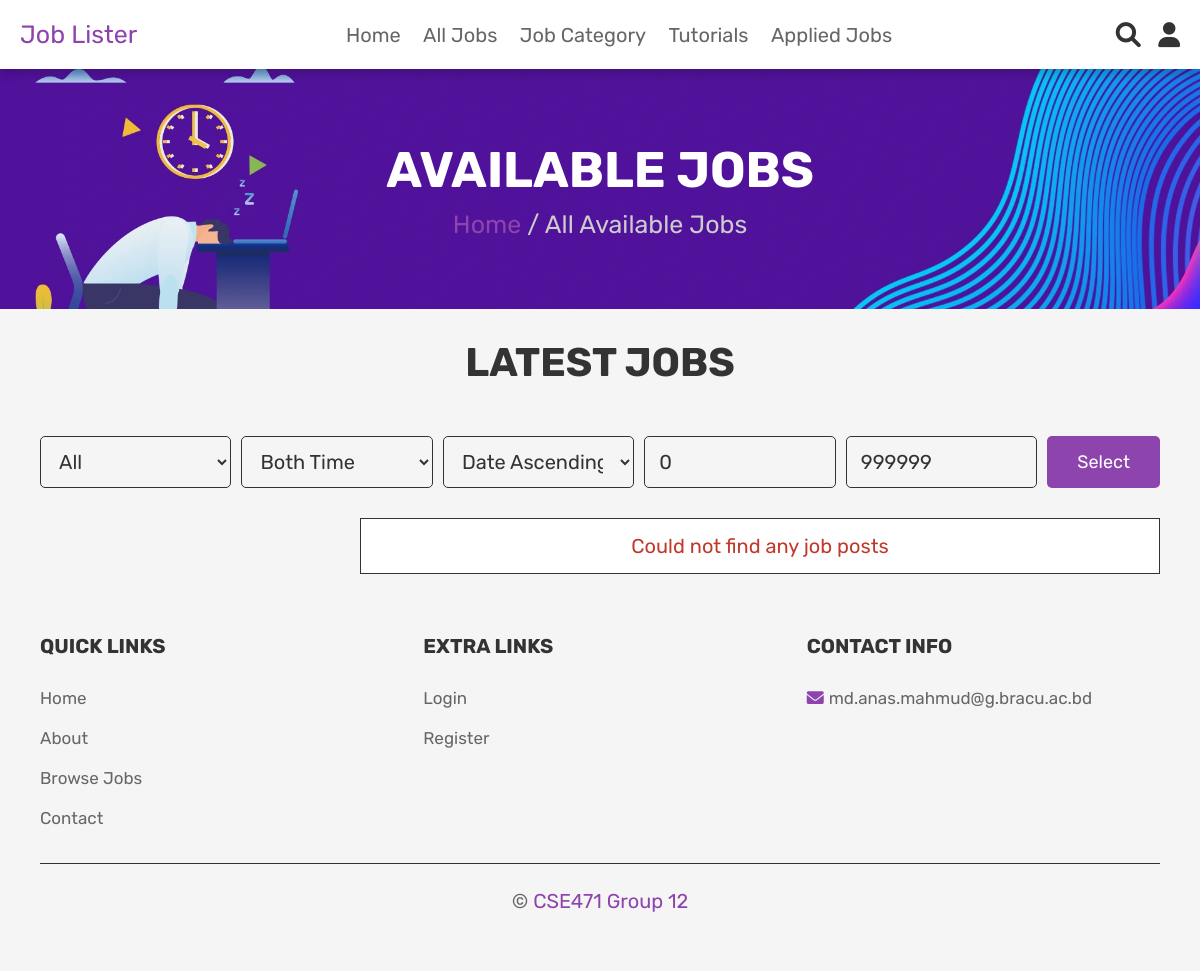
Before: /all_jobs.php (signed in) with the older database file.
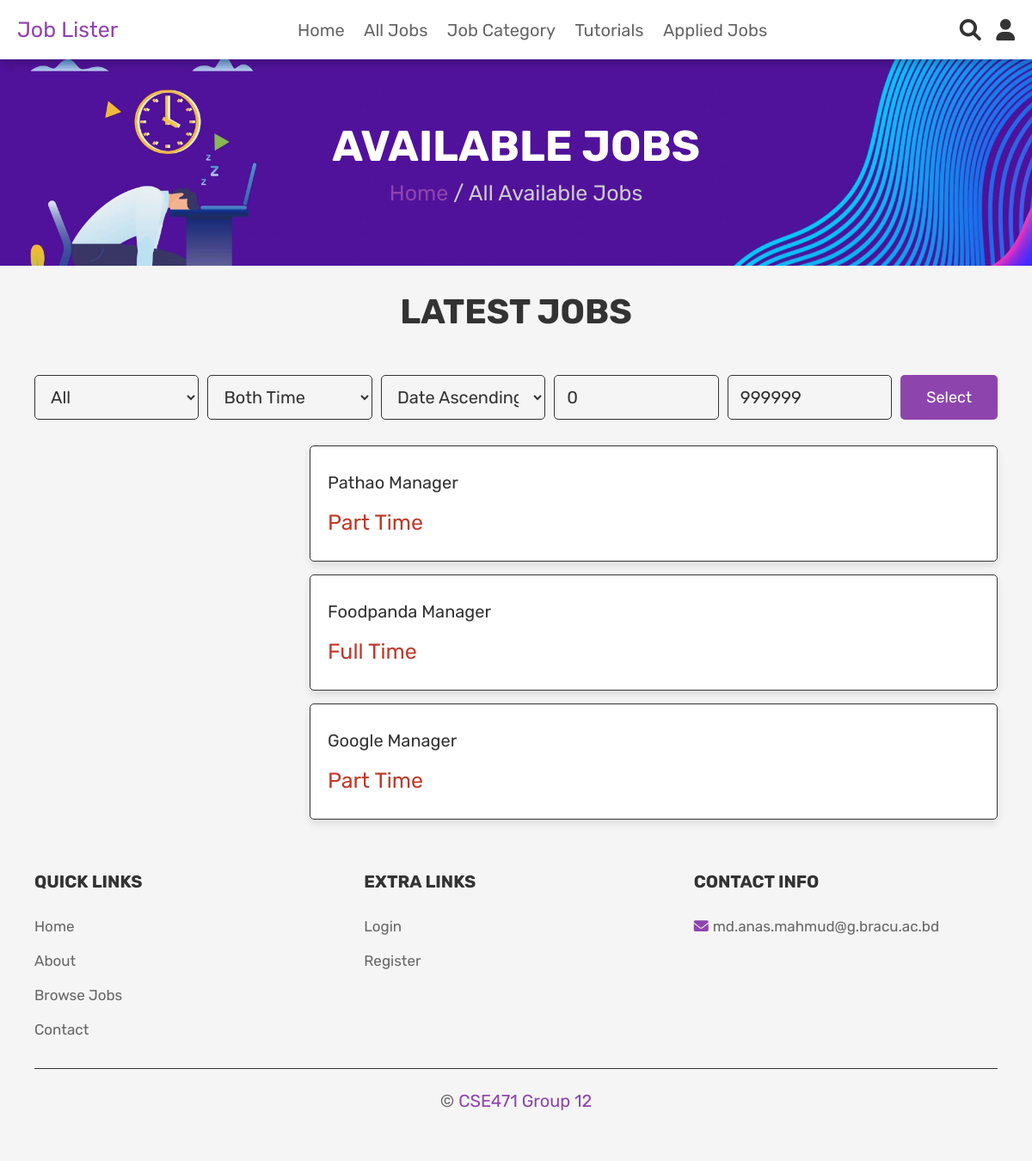
After: the same page with the newer database file.
### tables this page shows
CREATE TABLE `jobs_posted` (
  `job_id` int(100) NOT NULL,
  `job_title` varchar(100) NOT NULL,
  `job_company_id` int(100) NOT NULL,
  `job_details` text NOT NULL,
  `job_type` varchar(100) NOT NULL,
  `job_category` varchar(100) NOT NULL,
  `job_salary` int(100) NOT NULL,
  `job_creation_date` date NOT NULL,
  `job_expiration_date` date NOT NULL,
  `job_post_status` varchar(100) NOT NULL
);

### all_jobs.php (the view, shortened to what this page needs)
<?php
include 'config.php';
?>
<!DOCTYPE html>
<html lang="en">
<head>
   <link rel="stylesheet" href="https://cdnjs.cloudflare.com/ajax/libs/font-awesome/6.0.0/css/all.min.css">
   <link rel="stylesheet" href="css/admin_style.css">
   <link rel="stylesheet" href="css/style.css">
</head>
<body>
<?php include 'header.php'; ?>
<div class="heading">
   <h3 style="color: white;">Available Jobs</h3>
   <p style="color: #ccc;"> <a href="home.php">Home</a> / All Available Jobs </p>
</div>
<section class="products">
   <h1 class="title">Latest Jobs</h1>
   <section class="search-form">
      <form action="" method="post">
            <select name="category_buttons" class="box">
               <option value="All">All</option>
            </select>
            <select name="job_type_select" class="box">
               <option value="Both Time">Both Time</option>
            </select>
            <select name="job_sort" class="box">
               <option value="Date Ascending">Date Ascending</option>
            </select>
            <input type="text" name="min_job_salary" placeholder="Min Salary" value=0 class="box">
            <input type="text" name="max_job_salary" placeholder="Max Salary" value=999999 class="box">
               <input type="submit" value="Select" name="job_sort_button" class="btn">
         </form>
   </section>
<section class="show-products">
   <div class="box-container">
      <?php
         $job_category = $_SESSION['job_category'];
         $job_sort = $_SESSION['job_sort'];
         if (isset($_SESSION['value'])) {
            $select_job = mysqli_query($conn, "SELECT * FROM `jobs_posted` WHERE job_category='$job_header_category' AND job_post_status='Approved'") or die('query failed');
            echo "<script>console.log('" . $_SESSION['value'] . "');</script>";
         }
         else if(($job_category == 'All') and ($job_sort == 'Date Ascending') and (!isset($_POST['job_sort_button']))){
            $select_job = mysqli_query($conn, "SELECT * FROM `jobs_posted` WHERE job_post_status='Approved'") or die('query failed');
         }
         if(mysqli_num_rows($select_job) > 0){
            while($fetch_products = mysqli_fetch_assoc($select_job)){
            ?>
         <form action="" method="post" class="box">
            <div class="name"><?php echo $fetch_products['job_title']; ?></div>
            <div class="price"><?php echo $fetch_products['job_type']; ?></div>
         </form>
            <?php
               }
         }else{
            echo '<p class="empty">Could not find any job posts</p>';
         }
      ?>
   </div>
</section>
<?php include 'footer.php'; ?>
</body>
</html>

### header.php (shortened to what this page needs)
<header class="header">
   <div class="header-2">
      <div class="flex">
         <a href="home.php" class="logo">Job Lister</a>
         <nav class="navbar">
            <a href="home.php">Home</a>
            <a href="all_jobs.php">All Jobs</a>
            <div class="dropdown">
              <a href="#" class="dropbtn">Job Category</a>
            </div>
            <a href="tutorials.php">Tutorials</a>
            <a href="applied_jobs.php">Applied Jobs</a>
         </nav>
         <div class="icons">
            <a href="search_jobs.php" class="fas fa-search"></a>
            <div id="user-btn" class="fas fa-user"></div>
         </div>
      </div>
   </div>
</header>

### footer.php
<section class="footer">
   <div class="box-container">
      <div class="box">
         <h3>quick links</h3>
         <a href="home.php">Home</a>
         <a href="about.php">About</a>
         <a href="shop.php">Browse Jobs</a>
         <a href="contact.php">Contact</a>
      </div>
      <div class="box">
         <h3>extra links</h3>
         <a href="login.php">Login</a>
         <a href="register.php">Register</a>
      </div>
      <div class="box">
         <h3>contact info</h3>
         <p> <i class="fa-solid fa-envelope"></i></i>md.anas.mahmud@g.bracu.ac.bd</p>
      </div>
   </div>
   <p class="credit"> &copy; <span>CSE471 Group 12</span> </p>
</section>

### css/admin_style.css (style rules this page uses)
:root { --purple:#8e44ad; --red:#c0392b; --orange:#f39c12; --black:#333; --white:#fff; --light-color:#666; --light-white:#ccc; --light-bg:#f5f5f5; --border:.1rem solid var(--black); --box-shadow:0 .5rem 1rem rgba(0,0,0,.1); }
* { font-family: 'Rubik', sans-serif; margin:0; padding:0; box-sizing: border-box; outline: none; border:none; text-decoration: none; transition:all .2s linear; }
html { font-size: 62.5%; overflow-x: hidden; }
body { background-color: var(--light-bg); }
section { padding:3rem 2rem; }
.title { text-align: center; margin-bottom: 2rem; text-transform: uppercase; color:var(--black); font-size: 4rem; }
.btn, .option-btn, .delete-btn, .white-btn { display: inline-block; margin-top: 1rem; padding:1rem 3rem; cursor: pointer; color:var(--white); font-size: 1.8rem; border-radius: .5rem; text-transform: capitalize; }
.white-btn, .btn { background-color: var(--purple); }
.header { position: sticky; top:0; left:0; right:0; z-index: 1000; background-color: var(--white); box-shadow: var(--box-shadow); }
.header .flex { display: flex; align-items: center; padding:2rem; justify-content: space-between; position: relative; max-width: 1200px; margin:0 auto; }
.header .flex .logo { font-size: 2.5rem; color:var(--black); }
.header .flex .navbar a { margin:0 1rem; font-size: 2rem; color:var(--black); }
.header .flex .icons div { margin-left: 1.5rem; font-size: 2.5rem; cursor: pointer; color:var(--black); }
.show-products .box-container { display: grid; grid-template-columns: repeat(auto-fit, 80rem); justify-content: right; gap:1.5rem; max-width: 1200px; margin:0 auto; align-items: flex-start; }
.show-products { padding-top: 0; }
.show-products .box-container .box { text-align: left; padding:2rem; border-radius: .5rem; border:var(--border); box-shadow: var(--box-shadow); background-color: var(--white); }
.show-products .box-container .box .name { padding:1rem 0; font-size: 2rem; color:var(--black); }
.show-products .box-container .box .price { padding:1rem 0; font-size: 2.5rem; color:var(--red); }
.empty { padding:1.5rem; text-align: center; border:var(--border); background-color: var(--white); color:var(--red); font-size: 2rem; }

### header.php (style rules this page uses)
.dropdown { position: relative; display: inline-block; text-align: center; }

Changed rows visible on the page:
added jobs_posted: job_title "Pathao Manager", job_type "Part Time"
added jobs_posted: job_title "Foodpanda Manager", job_type "Full Time"
added jobs_posted: job_title "Google Manager", job_type "Part Time"
Other visible differences:
text no longer shown: "Could not find any job posts"
